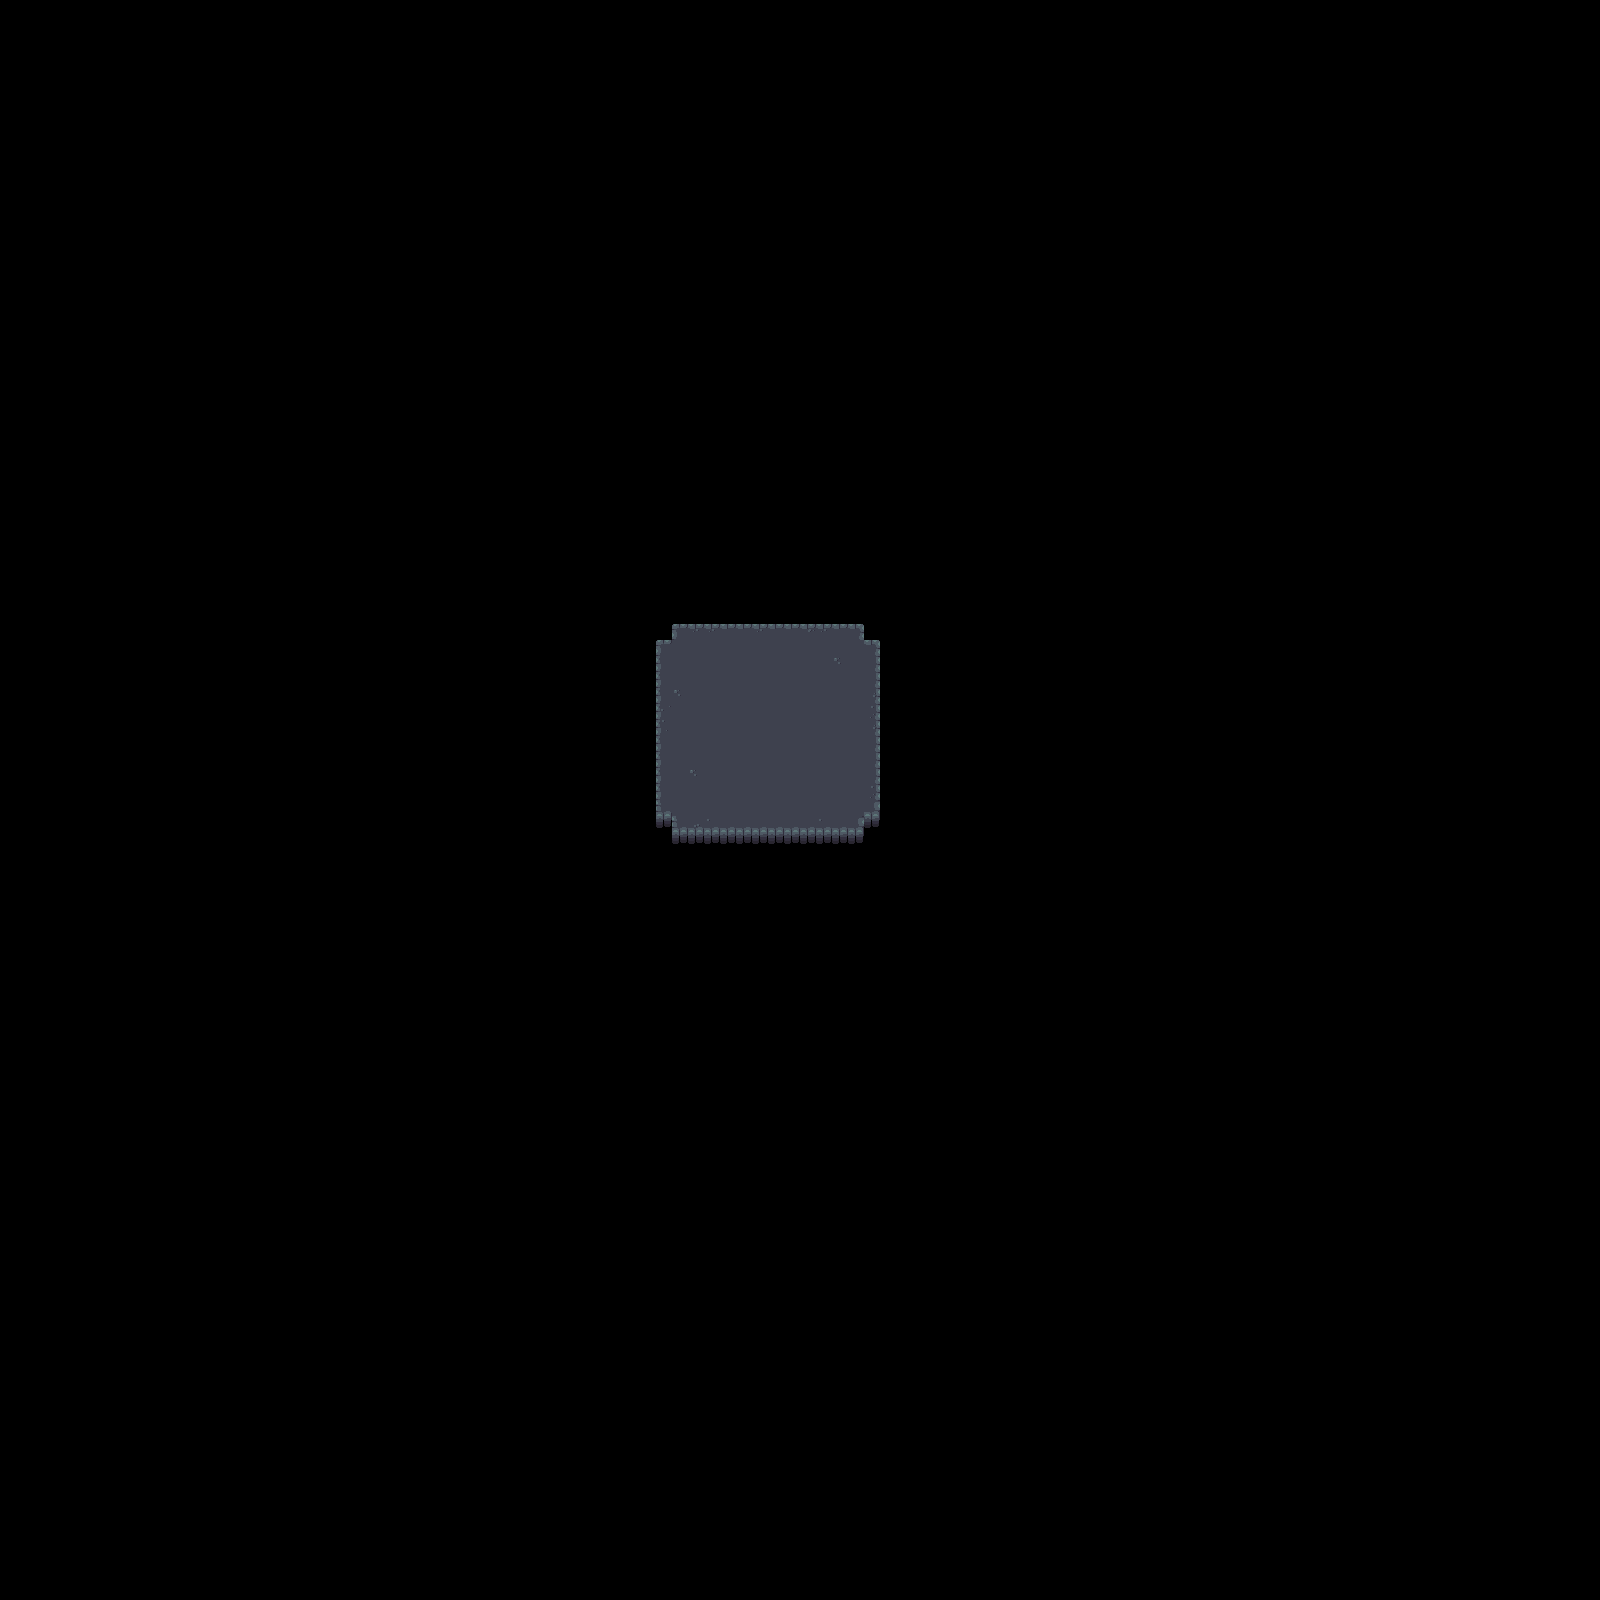

Rendered tile map (Tiled .tmx) drawn with the repository's tilesets; below, a short description and the map source with its tile grids summarised:
An orthogonal 100x100 tile map with 16x16 px tiles, 1 tile layer (layer_base).

<map version="1.2" tiledversion="1.2.5" orientation="orthogonal" renderorder="right-down" width="100" height="100" tilewidth="16" tileheight="16" infinite="0" nextlayerid="5" nextobjectid="1">
 <tileset firstgid="1" source="../../Art/Env/dungeonTiles.tsx" />
 <layer id="2" name="layer_base" width="100" height="100">
  <data>[10000 cells, 192 non-empty, 28 distinct tile ids]</data>
 </layer>
</map>
